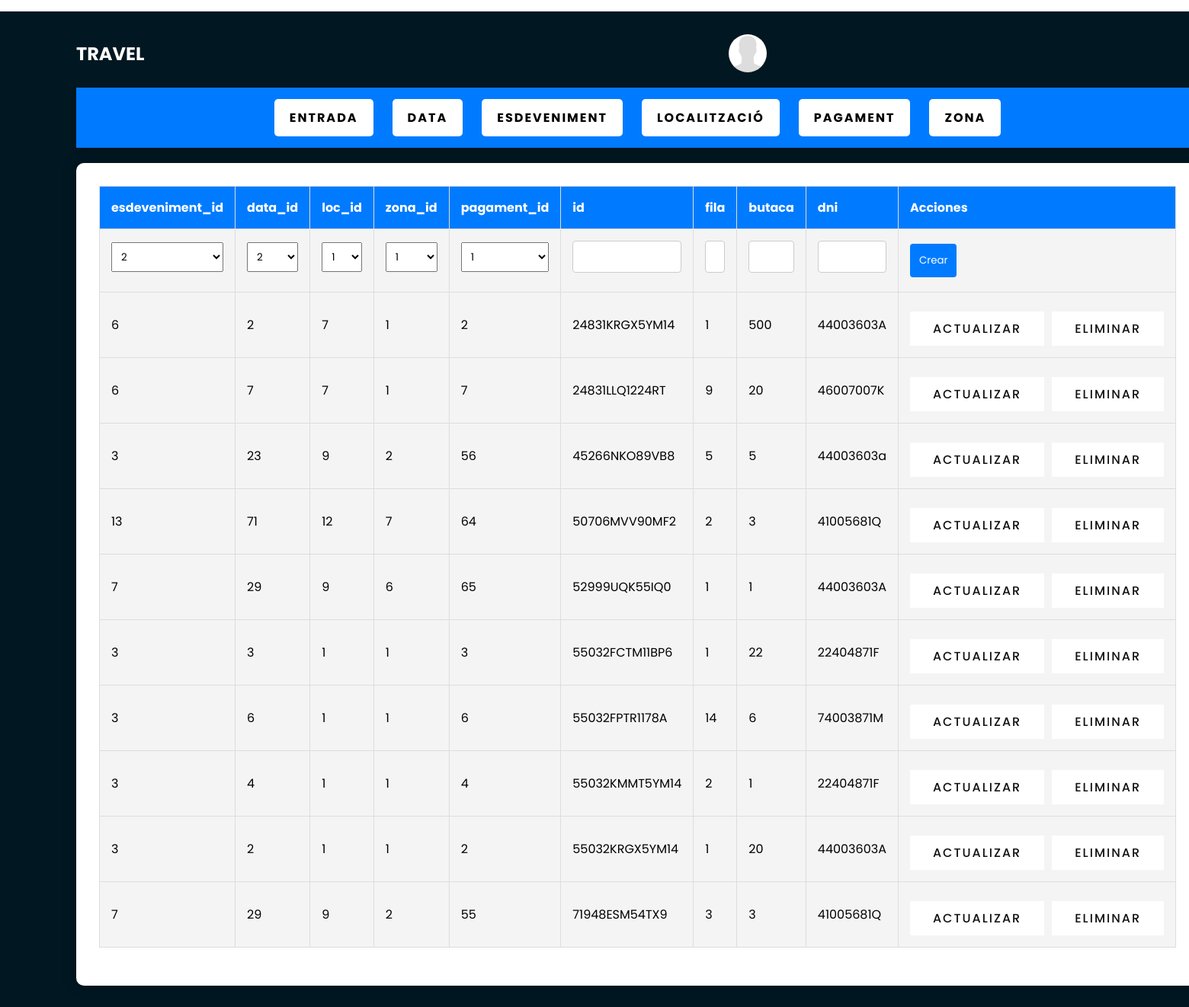
Page /index.php?MantenimentEntrada/showMantenimentEntrada on the committed database.
### tables this page shows
CREATE TABLE `tbl_entrada` (
  `esdeveniment_id` int DEFAULT NULL,
  `data_id` int DEFAULT NULL,
  `loc_id` int DEFAULT NULL,
  `zona_id` int DEFAULT NULL,
  `pagament_id` int DEFAULT NULL,
  `id` varchar(90) NOT NULL,
  `fila` int NOT NULL,
  `butaca` int NOT NULL,
  `dni` varchar(90) NOT NULL,
  PRIMARY KEY (`id`),
  KEY `idX_F60C5C6E71F7E88B` (`esdeveniment_id`),
  KEY `idX_F60C5C6E37F5A13C` (`data_id`),
  KEY `idX_F60C5C6E6505CAD1` (`loc_id`),
  KEY `idX_F60C5C6E104EA8FC` (`zona_id`),
  KEY `idX_F60C5C6E66C49110` (`pagament_id`),
  CONSTRAINT `FK_F60C5C6E104EA8FC` FOREIGN KEY (`zona_id`) REFERENCES `tbl_zona` (`id`),
  CONSTRAINT `FK_F60C5C6E37F5A13C` FOREIGN KEY (`data_id`) REFERENCES `tbl_data` (`id`),
  CONSTRAINT `FK_F60C5C6E6505CAD1` FOREIGN KEY (`loc_id`) REFERENCES `tbl_localitzacio` (`id`),
  CONSTRAINT `FK_F60C5C6E66C49110` FOREIGN KEY (`pagament_id`) REFERENCES `tbl_pagament` (`id`),
  CONSTRAINT `FK_F60C5C6E71F7E88B` FOREIGN KEY (`esdeveniment_id`) REFERENCES `tbl_esdeveniment` (`id`)
);

### classes/controlador/controlador.class.php (called while the page is built, shortened)
<?php
class Controlador {
    function sanitizeInput($input)
    {
        $input = trim($input);
        $input = stripslashes($input);
        $input = htmlspecialchars($input, ENT_QUOTES, 'UTF-8');
        return $input;
    }
}

### classes/controlador/mantenimententradacontroller.class.php (called while the page is built, shortened)
<?php
class MantenimentEntradaController extends Controlador
{
    public function showMantenimentEntrada()
    {
        $ObjectArray = $this->obtainObject();
        $selectOptions = $this->obtainSelectOptions();
        $view = new MantenimentEntradaView();
        $view->showMantenimentEntrada($ObjectArray, $selectOptions);
    }
    public function obtainObject()
    {
        $entr = new EntradaModel();
        $ObjectArray = $entr->read();
        return $ObjectArray;
    }
    public function obtainSelectOptions()
    {
        $esdevModel = new EsdevenimentModel();
        $ObjectEsdevArray = $esdevModel->read();
        $dataModel = new DataModel();
        $ObjectDataArray = $dataModel->read();
        $locModel = new LocalitzacioModel();
        $ObjectLocArray = $locModel->read();
        $zonaModel = new ZonaModel();
        $ObjectZonaArray = $zonaModel->read();
        $pagamentModel = new PagamentModel();
        $ObjectPagamentArray = $pagamentModel->read();
        $selectOptions = [
            'esdeveniment_id' => $this->getObjectIdArray($ObjectEsdevArray),
            'data_id' => $this->getObjectIdArray($ObjectDataArray),
            'loc_id' => $this->getObjectIdArray($ObjectLocArray),
            'zona_id' => $this->getObjectIdArray($ObjectZonaArray),
            'pagament_id' => $this->getObjectIdArray($ObjectPagamentArray)
        ];
        return $selectOptions;
    }
    private function getObjectIdArray($objectArray)
    {
        $idArray = [];
        foreach ($objectArray as $object) {
            $idArray[] = $object->id;
        }
        return $idArray;
    }
}

### index.php (called while the page is built, shortened)
<?php
try {
    $cFront = new FrontController();
    $cFront->dispatch();
} catch (Exception $e) {
    $vError = new ErrorView();
    $vError->show($e);
}

### classes/modelo/entrada.class.php (called while the page is built, shortened)
<?php
class Entrada {
    public function __construct($esdeveniment_id, $data_id, $loc_id, $zona_id, $pagament_id, $id, $fila, $butaca, $dni) {
        $this->id = $id;
    }
}

### classes/modelo/DataBase.php (called while the page is built, shortened)
<?php
class DataBase extends Singleton
{
    private static $link;
    private static $conexion;
    public function __construct($action)
    {
        self::$conexion = new Connexio($action);
    }
    private static function connectToDatabase()
    {
        switch (self::$conexion->getSgbd()) {
            case 'mysql':
                self::$link = new mysqli(self::$conexion->getServer(), self::$conexion->getUser(), self::$conexion->getPassword(), self::$conexion->getDbname());
                break;
        }
    }
    public static function executarSQL($sSql, $aParam = null)
    {
        if ($stmt = self::$link->prepare($sSql)) {
            if ($stmt->execute()) {
                if ($stmt->field_count > 0) {
                    $res = $stmt->get_result();
                    $dades = $res->fetch_all(MYSQLI_ASSOC);
                } else {
                    $dades = true;
                }
            } else {
                throw new Exception("Error al ejecutar la consulta: " . $stmt->error);
            }
        } else {
            throw new Exception("Error en la preparación de la consulta: " . self::$link->error);
        }
        return $dades;
    }
}
?>

### classes/modelo/entradamodel.class.php (called while the page is built, shortened)
<?php
class EntradaModel implements CRUDable {
    public function read($obj = null) {
        $db = new DataBase('select');
        $query = "SELECT * FROM tbl_entrada";
        $result = $db::executarSQL($query);
        return $this->transformarResultat($result);
    }
    private function transformarResultat($result) {
        $entrades = [];
        foreach ($result as $row) {
            $entrades[] = $this->crearEntradaDesdeFila($row);
        }
        return $entrades;
    }
    private function crearEntradaDesdeFila($fila) {
        return new Entrada(
            $fila['esdeveniment_id'],
            $fila['data_id'],
            $fila['loc_id'],
            $fila['zona_id'],
            $fila['pagament_id'],
            $fila['id'],
            $fila['fila'],
            $fila['butaca'],
            $fila['dni']
            );
    }
}
?>

### classes/vista/mantenimententradaview.class.php (the view, shortened to what this page needs)
<?php
class MantenimentEntradaView
{
    public function showMantenimentEntrada($ObjectArray, $selectOptions, $data = null, $errors = null, $updateData = null, $isCreate = true)
    {
        echo "<!DOCTYPE html><html lang=\"en\">";
        include 'templates/head.tmp.php';
        echo "<body>";
        include 'templates/header.tmp.php';
        echo "  <section class=\"showcase\"><div class=\"overlay\"></div><div class=\"text\">";
        include 'templates/navManteniment.tmp.php';
        $table = $this->generateTable($ObjectArray, $data, $errors, $updateData, $selectOptions, $isCreate);
        include 'templates/mantenimentbody.tmp.php';
        echo "</div></section></body></html>";
    }
    public function generateTable($objectArray, $data, $errors, $updateData, $selectOptions, $isCreate)
    {
        if ($isCreate) {
            $table = '<form method="post" action="?MantenimentEntrada/create">';
        } else {
            $table = '<form method="post" action="?MantenimentEntrada/update">';
        }
        $table .= '<table>
            <thead>
                <tr>';
        foreach ($objectArray[0] as $key => $value) {
            $table .= "<th>$key</th>";
        }
        $table .= '<th>Acciones</th>
            </tr>
        </thead>
        <tbody>
            <tr>';
        foreach ($objectArray[0] as $key => $value) {
            $table .= '<td>';
            if ($key === 'esdeveniment_id' || $key === 'data_id' || $key === 'loc_id' || $key === 'zona_id' || $key === 'pagament_id') {
                $table .= '<select id="' . $key . '" name="' . $key . '">';
                foreach ($selectOptions[$key] as $optionValue) {
                    $selected = '';
                    $table .= '<option value="' . $optionValue . '" ' . $selected . '>' . $optionValue . '</option>';
                }
                $table .= '</select>';
            } else {
                $table .= '<input type="text" id="' . $key . '" name="' . $key . '"';
                $table .= '>';
            }
            $table .= '</td>';
        }
        if ($isCreate) {
            $table .= '<td><button type="submit" name="create">Crear</button></td></tr>';
        } else {
            $table .= '<td><button type="submit" name="update">Actualitzar</button></td></tr>';
        }
        foreach ($objectArray as $result) {
            $table .= '<tr>';
            foreach ($result as $key => $value) {
                $table .= '<td>' . $value . '</td>';
            }
            $table .= '<td>
            <div class="button-container">
                <a href="?MantenimentEntrada/showUpdate&id=' . $result->id . '">Actualizar</a>
                 <a href="?MantenimentEntrada/delete&id=' . $result->id . '" class="delete-link" data-id="' . $result->id . '">Eliminar</a>
            </div>
        </td>
    </tr>';
        }
        $table .= '</tbody></table></form>';
        return $table;
    }
}

### classes/controlador/frontcontroller.class.php (shortened to what this page needs)
<?php
class FrontController extends Controlador{
    public function dispatch() {
        $params=null;
        if (count($_GET)==0) {
            $controller_name = self::DEFAULT_CONTROLLER;
            $action = self::DEFAULT_ACTION;
        } else {
            $url = array_keys($_GET)[0];
            $url = $this->sanitizeInput($url, 0);
            $url = trim($url,"/");
            $url = filter_var($url,FILTER_SANITIZE_URL);
            $url = explode("/", $url);
            if (isset($url[0])) {
                $controller_name = ucwords($url[0])."Controller";
                if (isset($url[1])) {
                    $action = $url[1];
                }
            }
        }
        if (file_exists("classes/controlador/".strtolower($controller_name).".class.php")) {
            $controller = new $controller_name();
            if (method_exists($controller,$action)) {
                $controller->$action($params);
            } else {
                throw new Exception("No existeix l'acció definida $action de $controller_name");
            }
        } else {
            throw new Exception("No existeix el controlador demanat $controller_name");
        }
    }
}

### templates/head.tmp.php (shortened to what this page needs)
<head>
<link rel="stylesheet" href="style.css">
</head>

### templates/header.tmp.php (shortened to what this page needs)
<div class="menu">
	<ul>
		<li><a href="index.php">Home</a></li>
		<li><a href="E13_Cotitzacions.php">E13_Cotitzacions</a></li>
		<li><a href="E11_Formulari_contacte.php">E11_Formulari_contacte</a></li>
		<li><a href="index.php?MantenimentEntrada/showMantenimentEntrada">Manteniment</a></li>
		<li><a href="index.php?IdiomaAcctions/showIdiomaAccions">Idiomes</a></li>
<?php
$user_authenticated = isset($_SESSION['user_data']);
if ($user_authenticated) {
    echo '<li><a href="E01_GuestBook.php">E01_GuestBook</a></li>';
    echo '<li><a href="index.php?user/logout">Cerrar Sesión</a></li>';
} else {
    echo '<li><a href="index.php?user/showLoginForm">Iniciar Sesión</a></li>';
}
?>
	</ul>
</div>
<header>
    <h2 class="logo">TRAVEL</h2>
    <?php
    $img = isset($_SESSION['user_data']["imatge"]) ? $_SESSION['user_data']["imatge"] : 'default';
    ?>
    <img alt="" src="img/<?php echo $img.'.png'; ?>">
    <div class="toggle"></div>
</header>

### templates/navManteniment.tmp.php
<nav id="navManteniment">
     <a href="?MantenimentEntrada/showMantenimentEntrada">Entrada</a>
     <a href="?MantenimentData/showMantenimentData">Data</a>
     <a href="?MantenimentEsdeveniment/showMantenimentEsdeveniment">Esdeveniment</a>
     <a href="?MantenimentLocalitzacio/showMantenimentLocalitzacio">Localització</a>
     <a href="?MantenimentPagament/showMantenimentPagament">Pagament</a>
     <a href="?MantenimentZona/showMantenimentZona">Zona</a>
 </nav>

### templates/mantenimentbody.tmp.php
<div id="manteniment">
	<?php echo $table;?>
</div>

### style.css (style rules this page uses)
* { margin: 0; padding: 0; box-sizing: border-box; font-family: 'Poppins', sans-serif; }
header { position: absolute; top: 0; left: 0; width: 100%; padding: 40px 100px; z-index: 1000; display: flex; justify-content: space-between; align-items: center; }
header .logo { color: #fff; text-transform: uppercase; cursor: pointer; }
.toggle { position: relative; width: 60px; height: 60px; background: url(https://i.ibb.co/HrfVRcx/menu.png); background-repeat: no-repeat; background-size: 30px; background-position: center; cursor: pointer; }
.showcase { position: absolute; right: 0; width: 100%; min-height: 100vh; padding: 100px; display: flex; justify-content: space-between; align-items: center; background: #111; transition: 0.5s; z-index: 2; }
.text { position: relative; z-index: 10; }
.text a { display: inline-block; font-size: 1em; background: #fff; padding: 10px 30px; text-transform: uppercase; text-decoration: none; font-weight: 500; margin-top: 10px; color: #111; letter-spacing: 2px; transition: 0.2s; }
.menu { position: absolute; top: 0; right: 0; width: 300px; height: 100%; display: flex; justify-content: center; align-items: center; }
.menu ul { position: relative; }
.menu ul li { list-style: none; }
.menu ul li a { text-decoration: none; font-size: 24px; color: #ffffff; }
body { background: url(http://img6.uploadhouse.com/fileuploads/17737/17737075bdad5cfa9423bb2c3c2beee695c72bb8.jpg); margin: 15px auto 0; width: 410px; }
form { margin-bottom: 15px; }
input, select { width: 100%; padding: 8px; margin-bottom: 10px; box-sizing: border-box; }
header img { width: 50px; height: 50px; border-radius: 50%; margin-right: 10px; object-fit: cover; }
#navManteniment { background-color: #007BFF; color: rgb(0, 0, 0); padding: 15px; text-align: center; box-shadow: 0 4px 8px rgba(0, 0, 0, 0.1); display: flex; justify-content: center; }
#navManteniment a { color: rgb(0, 0, 0); text-decoration: none; padding: 12px 20px; margin: 0 10px; font-weight: bold; border-radius: 5px; transition: all 0.3s ease; }
#navManteniment a:not(:last-child) { margin-right: 15px; }
#manteniment { max-width: 100%; margin: 20px auto; background-color: #fff; padding: 30px; border-radius: 10px; box-shadow: 0 0 20px rgba(0, 0, 0, 0.2); }
#manteniment table { width: 100%; border-collapse: collapse; margin-bottom: 20px; }
#manteniment th, #manteniment td { border: 1px solid #ddd; padding: 15px; text-align: left; }
#manteniment th { background-color: #007BFF; color: #fff; }
#manteniment td { background-color: #f4f4f4; }
#manteniment form input { padding: 10px; border: 1px solid #ccc; border-radius: 4px; }
#manteniment form button { background-color: #007BFF; color: #fff; padding: 12px; border: none; border-radius: 4px; cursor: pointer; transition: background-color 0.3s ease; }
#manteniment .button-container { display: flex; gap: 10px; }

### rows in the picture
tbl_entrada: value "6", value "2", value "7", value "1", value "24831KRGX5YM14", value "500", value "44003603A"
tbl_entrada: value "6", value "7", value "1", value "24831LLQ1224RT", value "9", value "20", value "46007007K"
tbl_entrada: value "3", value "23", value "9", value "2", value "56", value "45266NKO89VB8", value "5", value "44003603a"
tbl_entrada: value "13", value "71", value "12", value "7", value "64", value "50706MVV90MF2", value "2", value "3", value "41005681Q"
tbl_entrada: value "7", value "29", value "9", value "6", value "65", value "52999UQK55IQ0", value "1", value "44003603A"
tbl_entrada: value "3", value "1", value "55032FCTM11BP6", value "22", value "22404871F"
tbl_entrada: value "3", value "6", value "1", value "55032FPTR1178A", value "14", value "74003871M"
tbl_entrada: value "3", value "4", value "1", value "55032KMMT5YM14", value "2", value "22404871F"
tbl_entrada: value "3", value "2", value "1", value "55032KRGX5YM14", value "20", value "44003603A"
tbl_entrada: value "7", value "29", value "9", value "2", value "55", value "71948ESM54TX9", value "3", value "41005681Q"

### other values in the picture
$key "esdeveniment_id"
$key "data_id"
$key "loc_id"
$key "zona_id"
$key "pagament_id"
$key "id"
$key "fila"
$key "butaca"
$key "dni"
form field esdeveniment_id "2"
form field data_id "2"
form field loc_id "1"
form field zona_id "1"
form field pagament_id "1"
